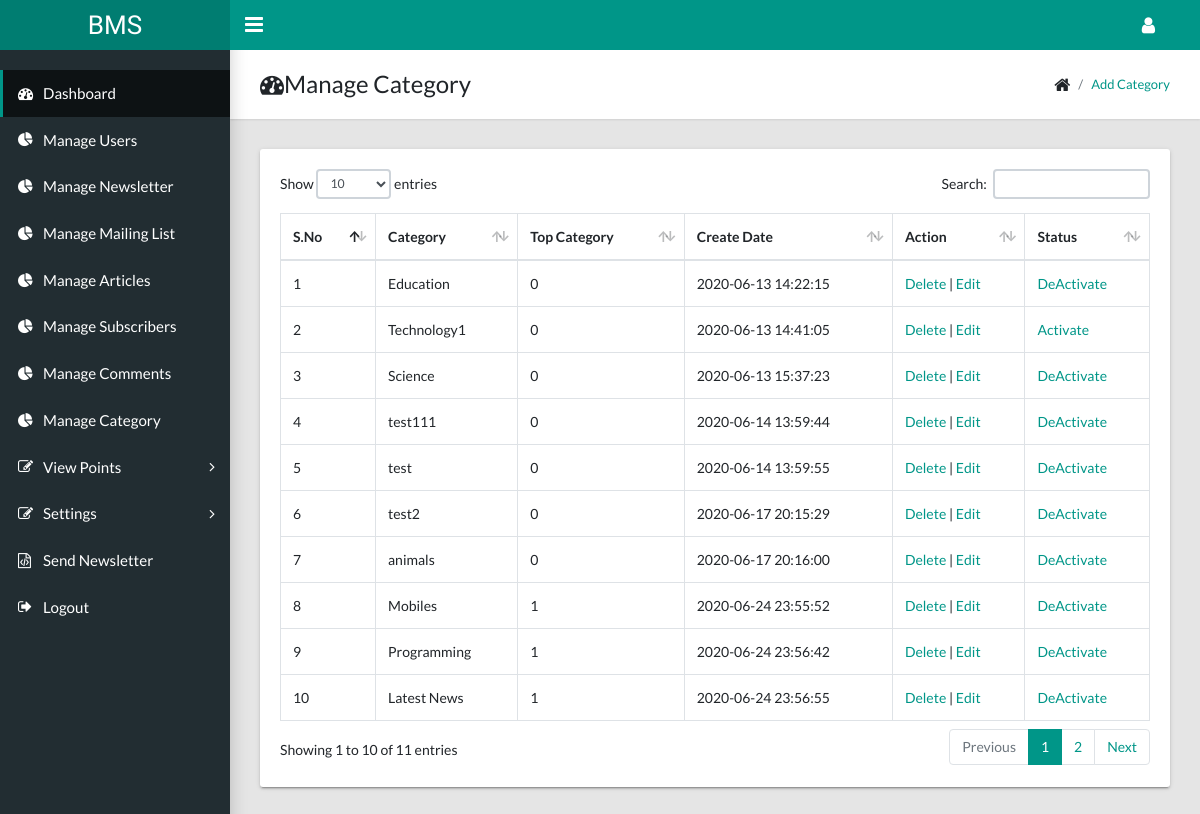
Page /admin/manage_category.php (signed in) on the committed database.
### tables this page shows
CREATE TABLE `category` (
  `cat_id` int(11) NOT NULL,
  `cat_name` varchar(100) NOT NULL,
  `cat_status` tinyint(4) NOT NULL DEFAULT '1',
  `created_at` datetime NOT NULL DEFAULT CURRENT_TIMESTAMP,
  `cat_on_top` tinyint(4) NOT NULL DEFAULT '1'
);

### admin/manage_category.php (the view, shortened to what this page needs)
<?php include ("inc/security.php");
include ("inc/connect.php");
?>
<!DOCTYPE html>
<html lang="en">
  <head>
    <link rel="stylesheet" type="text/css" href="css/main.css">
    <link rel="stylesheet" type="text/css" href="https://maxcdn.bootstrapcdn.com/font-awesome/4.7.0/css/font-awesome.min.css">
  </head>
  <body class="app sidebar-mini">
    <?php include("inc/top_menu.php");?>
    <?php include("inc/left_menu.php");?>
    <main class="app-content">
      <div class="app-title">
        <div>
          <h1><i class="fa fa-dashboard"></i>Manage Category</h1>
        </div>
        <ul class="app-breadcrumb breadcrumb">
          <li class="breadcrumb-item"><i class="fa fa-home fa-lg"></i></li>
          <li class="breadcrumb-item"><a href="add_category.php">Add Category</a></li>
        </ul>
      </div>
       <div class="row">
        <div class="col-md-12">
          <div class="tile">
            <div class="tile-body">
              <div class="table-responsive">
                <table class="table table-hover table-bordered" id="sampleTable">
                  <thead>
                    <tr>
                      <th>S.No</th>
                      <th>Category</th>
                      <th>Top Category</th>
                      <th>Create Date</th>
                      <th>Action</th>
                      <th>Status</th>
                    </tr>
                  </thead>
                  <tbody>
<?php
$sql="select * from category";
$rs=mysqli_query($conn,$sql);
$n=1;
while ($row=mysqli_fetch_array($rs))
{
if ($row['cat_status']==1)
  $sts="<a href=category_status.php?sts=0&catid=".$row['cat_id'].">DeActivate</a>";
else
  $sts="<a href=category_status.php?sts=1&catid=".$row['cat_id'].">Activate</a>";
  ?>
                    <tr>
                      <td><?php echo $n;?></td>
                      <td><?php echo $row['cat_name'];?></td>
                      <td><?php echo $row['cat_on_top'];?></td>
                      <td><?php echo $row['created_at'];?></td>
                      <?php echo "<td>"."<a href=delete_cat.php?catid=".$row['cat_id'].">Delete</a>"." | "."<a href=edit_cat.php?catid=".$row['cat_id'].">Edit</a>"."</td>";?>
                      <td><?php echo $sts;?></td>
                    </tr>
<?php
$n=$n+1;
}
?>
                  </tbody>
                </table>
              </div>
            </div>
          </div>
        </div>
      </div>
    </main>
  </body>
</html>

### admin/inc/top_menu.php (shortened to what this page needs)
<header class="app-header"><a class="app-header__logo" href="dashboard.php">BMS</a>
      <a class="app-sidebar__toggle" href="#" data-toggle="sidebar" aria-label="Hide Sidebar"></a>
      <ul class="app-nav">
        <li class="dropdown"><a class="app-nav__item" href="#" data-toggle="dropdown" aria-label="Open Profile Menu"><i class="fa fa-user fa-lg"></i></a>
        </li>
      </ul>
    </header>

### admin/inc/left_menu.php (shortened to what this page needs)
<aside class="app-sidebar">
  <ul class="app-menu">
    <li><a class="app-menu__item active" href="dashboard.php"><i class="app-menu__icon fa fa-dashboard"></i><span class="app-menu__label">Dashboard</span></a></li>
    <li><a class="app-menu__item" href="manage_users.php"><i class="app-menu__icon fa fa-pie-chart"></i><span class="app-menu__label">Manage Users</span></a></li>
    <li><a class="app-menu__item" href="manage_newsletter.php"><i class="app-menu__icon fa fa-pie-chart"></i><span class="app-menu__label">Manage Newsletter</span></a></li>
    <li><a class="app-menu__item" href="manage_mailing_list.php"><i class="app-menu__icon fa fa-pie-chart"></i><span class="app-menu__label">Manage Mailing List</span></a></li>
    <li><a class="app-menu__item" href="manage_article.php"><i class="app-menu__icon fa fa-pie-chart"></i><span class="app-menu__label">Manage Articles</span></a></li>
    <li><a class="app-menu__item" href="manage_sub.php"><i class="app-menu__icon fa fa-pie-chart"></i><span class="app-menu__label">Manage Subscribers</span></a></li>
     <li><a class="app-menu__item" href="manage_comment.php"><i class="app-menu__icon fa fa-pie-chart"></i><span class="app-menu__label">Manage Comments</span></a></li>
      <li><a class="app-menu__item" href="manage_category.php"><i class="app-menu__icon fa fa-pie-chart"></i><span class="app-menu__label">Manage Category</span></a></li>
       <li class="treeview"><a class="app-menu__item" href="#" data-toggle="treeview"><i class="app-menu__icon fa fa-edit"></i><span class="app-menu__label">View Points</span><i class="treeview-indicator fa fa-angle-right"></i></a>
    </li>
       <li class="treeview"><a class="app-menu__item" href="#" data-toggle="treeview"><i class="app-menu__icon fa fa-edit"></i><span class="app-menu__label">Settings</span><i class="treeview-indicator fa fa-angle-right"></i></a>
    </li>
    <li><a class="app-menu__item" href="send-newsletter.php"><i class="app-menu__icon fa fa-file-code-o"></i><span class="app-menu__label">Send Newsletter</span></a></li>
    <li>
<a class="app-menu__item" href="logout.php">
<i class="app-menu__icon fa fa-sign-out" aria-hidden="true"></i><span class="app-menu__label">Logout</span></a>
</li>
  </ul>
</aside>

### rows in the picture
category: cat_name "Education", cat_on_top "0", created_at "2020-06-13 14:22:15"
category: cat_name "Technology1", cat_on_top "0", created_at "2020-06-13 14:41:05"
category: cat_name "Science", cat_on_top "0", created_at "2020-06-13 15:37:23"
category: cat_name "test111", cat_on_top "0", created_at "2020-06-14 13:59:44"
category: cat_name "test", cat_on_top "0", created_at "2020-06-14 13:59:55"
category: cat_name "test2", cat_on_top "0", created_at "2020-06-17 20:15:29"
category: cat_name "animals", cat_on_top "0", created_at "2020-06-17 20:16:00"
category: cat_name "Mobiles", cat_on_top "1", created_at "2020-06-24 23:55:52"
category: cat_name "Programming", cat_on_top "1", created_at "2020-06-24 23:56:42"
category: cat_name "Latest News", cat_on_top "1", created_at "2020-06-24 23:56:55"
